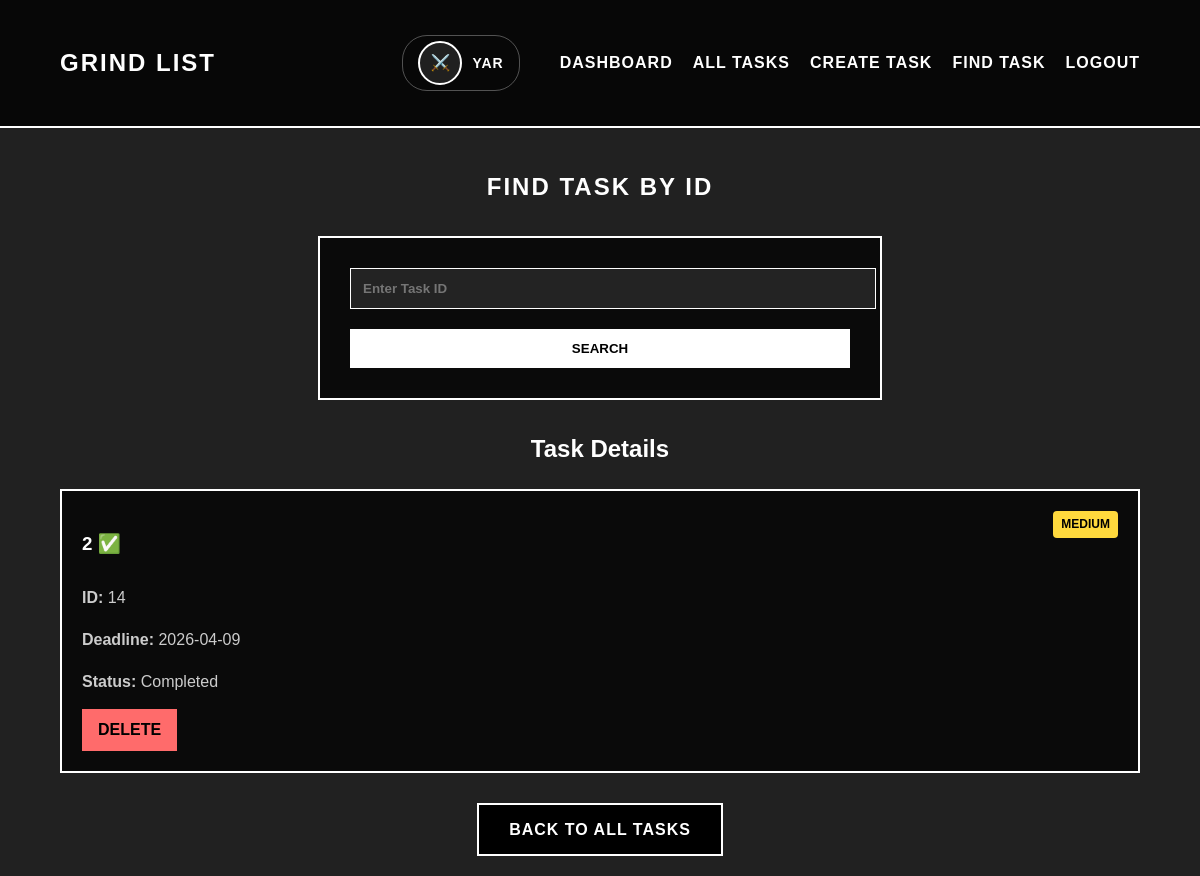
Screenshot of /task/task_by_id?task_id=14 (signed in) with the database file from the repository.
### app/models/task.py (models this page shows, shortened)
class Task(db.Model):
    id = db.Column(db.Integer, primary_key=True)
    title = db.Column(db.String(200), nullable=False)
    priority = db.Column(db.String(10), nullable=False)
    deadline = db.Column(db.DateTime, default=datetime.now)
    is_done = db.Column(db.Boolean, default=False)
    user_id = db.Column(db.Integer, db.ForeignKey('user.id'), nullable=False)

### app/routes/task.py (the view)
@task.route('/task_by_id', methods=['GET', 'POST'])
def task_by_id_page():
    if 'user_id' not in session:
        flash('Сначала войдите в систему', 'error')
        return redirect(url_for('main.home'))
    task = None
    if request.method == 'POST':
        task_id = request.form.get('task_id')
        if task_id:
            task = Task.query.filter_by(id=task_id, user_id=session['user_id']).first()
            if not task:
                flash('Task not found', 'error')
    elif request.args.get('task_id'):
        task = Task.query.filter_by(id=request.args.get('task_id'), user_id=session['user_id']).first()
    return render_template('main/task_by_id.html', task=task)

### app/templates/main/task_by_id.html (shortened to what this page needs)
{% extends "main/base_dashboard.html" %}
{% block content %}
<section class="search-task-section">
    <h1 style="color: #fff; text-align: center; text-transform: uppercase; letter-spacing: 2px; margin-bottom: 30px;">
        FIND TASK BY ID
    </h1>
    <form class="search-form" method="POST" action="{{ url_for('task.task_by_id_page') }}">
        <input type="number" name="task_id" placeholder="Enter Task ID" required min="1" value="{{ request.form.task_id if request.form.task_id }}">
        <button type="submit">SEARCH</button>
    </form>
    {% if task %}
        <div class="task-details" style="margin-top: 30px;">
            <h2 style="color: #fff; text-align: center; margin-bottom: 20px;">Task Details</h2>
            <div class="task-card">
                <div style="display: flex; justify-content: space-between; align-items: start;">
                    <h3>{{ task.title }}{% if task.is_done %} ✅{% endif %}</h3>
                    <span class="priority-badge {{ task.priority }}">{{ task.priority.upper() }}</span>
                </div>
                <p><strong>ID:</strong> {{ task.id }}</p>
                <p><strong>Deadline:</strong> {{ task.deadline.strftime('%Y-%m-%d') if task.deadline else 'Not set' }}</p>
                <p><strong>Status:</strong> {% if task.is_done %}Completed{% else %}In Progress{% endif %}</p>
                <div class="task-actions">
                    <a href="{{ url_for('task.delete_task_page', task_id=task.id) }}" class="task-btn delete-btn" onclick="return confirm('Are you sure you want to delete this task?')">Delete</a>
                </div>
            </div>
        </div>
    {% endif %}
    <div style="text-align: center; margin-top: 30px;">
        <a href="{{ url_for('task.tasks_page') }}" class="auth-btn">Back to All Tasks</a>
    </div>
</section>
{% endblock %}

### app/static/style.css (style rules this page uses)
body { font-family: 'Arial Black', 'Arial', sans-serif; line-height: 1.6; color: #000; margin: 0; padding: 0; background-color: rgba(0, 0, 0, 0.87); background-size: cover; background-attachment: fixed; min-height: 100vh; }
.auth-btn { display: inline-block; padding: 12px 30px; margin: 0 10px; background: #000; color: #fff; border: 2px solid #fff; text-decoration: none; text-transform: uppercase; font-weight: bold; letter-spacing: 1px; transition: all 0.3s ease; }
.task-card { background: rgba(0,0,0,0.7); border: 2px solid #fff; padding: 20px; color: #fff; transition: all 0.3s ease; }
.task-card h3 { margin-bottom: 10px; text-transform: uppercase; color: #fff; }
.task-card p { color: #ccc; margin-bottom: 15px; }
.task-btn { background: #fff; color: #000; border: none; padding: 10px 20px; cursor: pointer; font-weight: bold; text-transform: uppercase; transition: all 0.3s; margin-right: 10px; }
.task-form, .search-form { max-width: 500px; margin: 30px auto; background: rgba(0,0,0,0.7); padding: 30px; border: 2px solid #fff; }
.task-form input, .task-form select, .task-form textarea, .search-form input { width: 100%; padding: 12px; margin-bottom: 20px; border: 1px solid #fff; background: rgba(255,255,255,0.1); color: #fff; font-weight: bold; transition: all 0.3s ease; }
.task-form button, .search-form button { width: 100%; padding: 12px; background: #fff; color: #000; border: none; font-weight: bold; text-transform: uppercase; cursor: pointer; transition: all 0.3s; }
.priority-badge { padding: 4px 8px; border-radius: 4px; font-size: 12px; font-weight: bold; text-transform: uppercase; }
.priority-badge.medium { background: #ffd93d; color: #000; }
.task-actions { display: flex; gap: 10px; margin-top: 15px; flex-wrap: wrap; }
.delete-btn { background: #ff6b6b !important; text-decoration: none; padding: 8px 16px; }

### rows the page displays
Task: title "2", priority "MEDIUM", id "14", deadline "2026-04-09"

### other values shown
{{ session.username }} "YAR"
